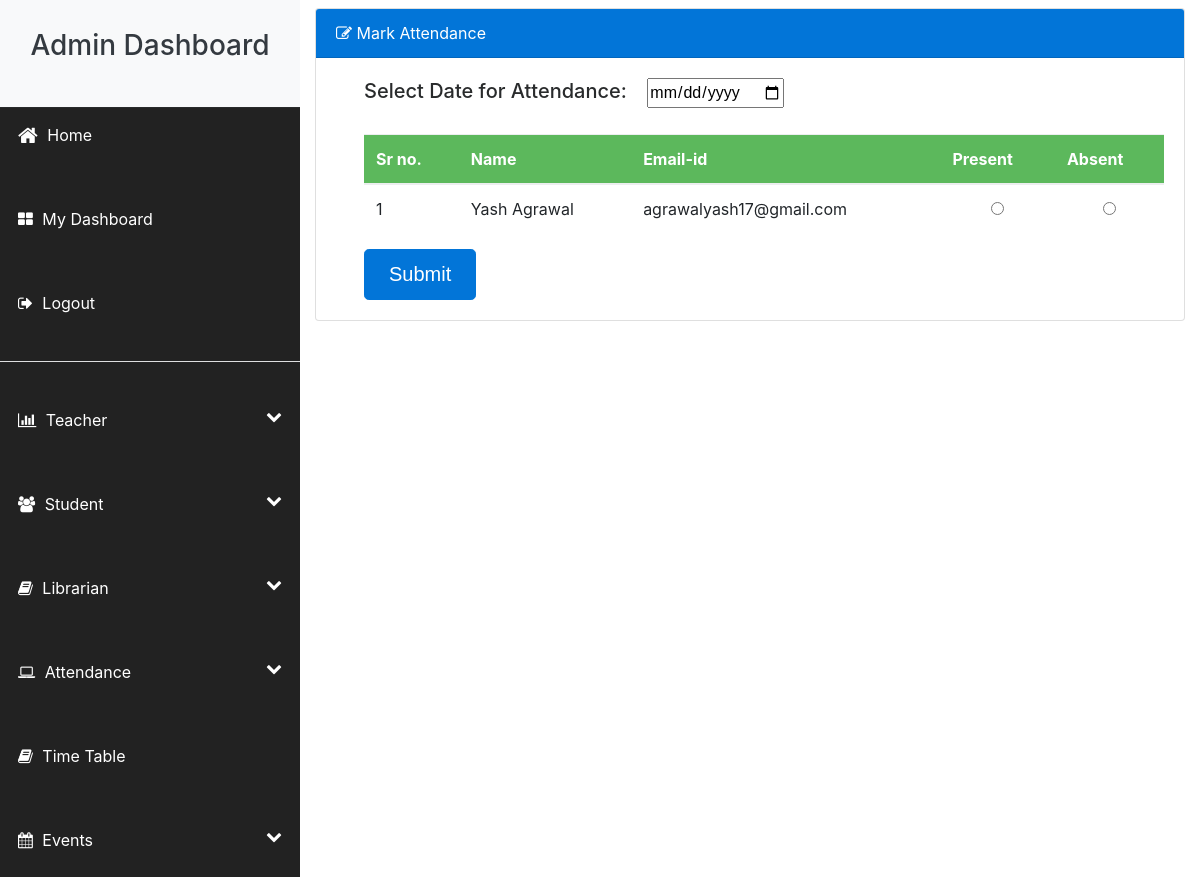
/add_attendance (signed in), run on an earlier commit of the app's database.
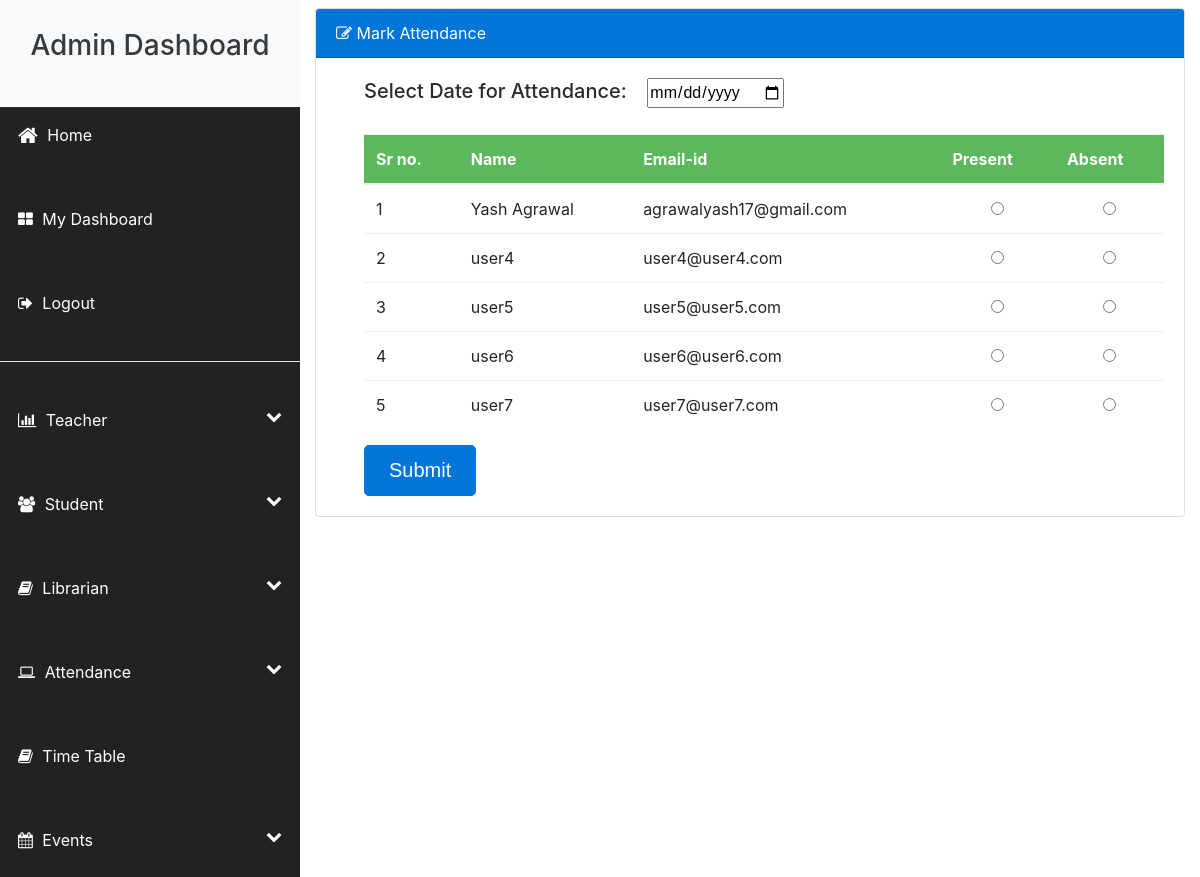
And on a later commit of the database.
### accounts/models.py (models this page shows, shortened)
class Student(models.Model):
    profile_id = models.AutoField(primary_key=True)
    user = models.ForeignKey(User, on_delete=models.CASCADE)
    name = models.CharField(max_length=60,default='')
    phone_number = models.CharField(max_length=30,default='')
    date_of_birth = models.DateField(null=True)
    address = models.CharField(max_length=100,default='')
    gender = models.CharField(max_length=10,default='')
    fees_paid = models.BooleanField(default=False)

class User(AbstractBaseUser):
    email = models.EmailField(max_length=100,unique=True)
    active = models.BooleanField(default=True) # account is active
    staff = models.BooleanField(default=False) #staff rights
    admin = models.BooleanField(default=False) #admin rights
    admin_user = models.BooleanField(default=False)
    student_user = models.BooleanField(default=False)
    teacher_user = models.BooleanField(default=False)
    librarian_user = models.BooleanField(default=False)
    USERNAME_FIELD = 'email'
    REQUIRED_FIELDS = []
    objects = UserManager()
    @property
    def is_active(self):
        return self.active

### accounts/views.py (the view)
# urls.py: path('add_attendance',views.add_attendance,name='add_attendance'),
@cache_control(no_cache=True, must_revalidate=True, no_store=True)
@login_required(login_url='user_login')
def add_attendance(request):
    if user_validator(request) != "ADMIN":
        return render(request, 'entry_restricted.html', {})
    if request.method == "POST":
        date = request.POST.get('date')
        studentList = Student.objects.all()
        if len(Attendance.objects.filter(date=date)) == 0:
            for i in studentList:
                attendance = request.POST.get('attend' + str(i.profile_id))
                x = None
                if attendance.lower() == "present":
                    x = Attendance(student=i, date=date, attend=True)
                else:
                    x = Attendance(student=i, date=date, attend=False)
                x.save()
        else:
            return redirect('add_attendance')
        return redirect('view_attendance')
    else:
        students = Student.objects.all()
        return render(request, 'add_attendance.html', {'students': students})

### accounts/views.py (called while the page is built)
def user_validator(request):
    if request.user is not None and request.user.is_active:
        if request.user.admin_user:
            return "ADMIN"
        elif request.user.student_user:
            return "STUDENT"
        elif request.user.teacher_user:
            return "TEACHER"
        elif request.user.librarian_user:
            return "LIBRARIAN"
    return "ERROR"

### accounts/templates/add_attendance.html (shortened to what this page needs)
{% extends 'admin_dashboard.html' %}
{% block head %}
<link href="https://cdn.datatables.net/1.10.7/css/jquery.dataTables.min.css" rel="stylesheet"/>
<link href="https://cdn.datatables.net/plug-ins/1.10.7/integration/bootstrap/3/dataTables.bootstrap.css" rel="stylesheet" />
<link href="https://cdn.datatables.net/responsive/1.0.6/css/dataTables.responsive.css" rel="stylesheet" />
{% endblock %}
{% block body %}
<div class="animated fadeIn">
  <div class="card my-2">
      <div class="card-header bg-primary text-white display-5 ">
          <i class="fa fa-edit"></i> Mark Attendance
      </div>
      {% if students %}
      <div class="card-body pl-5">
        <form action="{% url 'add_attendance' %}" method="POST">
           <label><h5>Select Date for Attendance: </h5></label>
            <input type="date" id="date" name="date" class="ml-3 " required>
        <table id="myTable" class="table dt-responsive my-3" cellspacing="1" cellpadding="1" width="100%">
          <thead class="bg-success text-white text-center">
              <tr>
                  <th>Sr no.</th>
                  <th>Name</th>
                  <th>Email-id</th>
                  <th>Present</th>
                  <th>Absent</th>
              </tr>
          </thead>
          <tbody>
              {% for student in students %}
              <tr>
                  <td>{{forloop.counter}}</td>
                  <td>{{student.name}}</td>
                  <td>{{student.user.email}}</td>
                  <td class="text-center"><input type="radio" id="present" name="attend{{student.profile_id}}" value="present"></td>
                  <td class="text-center"><input type="radio" id="absent" name="attend{{student.profile_id}}" value="absent"></td>
                  </tr>
             {% endfor %}
          </tbody>
      </table>
      <button class="btn btn-primary btn-lg" type="submit">Submit</button>
    </form>
      </div>
      {% else %}
      <div class="card-body">
          <h3>No Students Found</h3>
      </div>
      {% endif %}
  </div>
</div>
{% endblock %}

What changed in the data, as far as the page shows it:
added Student: name "user4", user.email "user4@user4.com"
added Student: name "user5", user.email "user5@user5.com"
added Student: name "user6", user.email "user6@user6.com"
added Student: name "user7", user.email "user7@user7.com"
